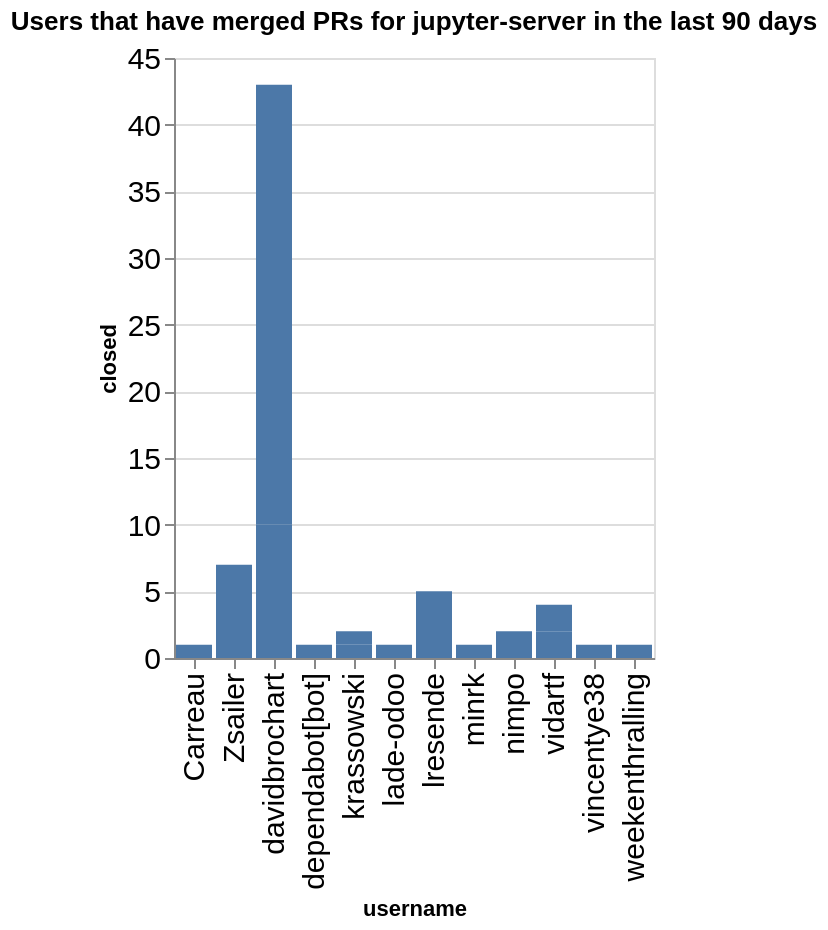

The cell this chart's notebook holds for it:
### Code cell
charts = []
title = f"Users that have merged PRs for {github_org} in the last {n_days} days"
ch = alt.Chart(data=closed_by_repo.replace(np.nan, 0), title=title).mark_bar().encode(
    x='username',
    y='closed',
)
ch

### Figure 1 — Vega-Lite specification as saved in the notebook (floating-point values rounded to 4 significant figures)
{"config": {"axisLeft": {"labelFontSize": 15}, "axisBottom": {"labelFontSize": 15}}, "data": {"name": "data-ea06715c8fa5b335a0fca11c1744b944"}, "mark": {"type": "bar"}, "encoding": {"x": {"field": "username", "type": "nominal"}, "y": {"field": "closed", "type": "quantitative"}}, "title": "Users that have merged PRs for jupyter-server in the last 90 days", "$schema": "https://vega.github.io/schema/vega-lite/v5.20.1.json", "datasets": {"data-ea06715c8fa5b335a0fca11c1744b944": [{"name": "enterprise_gateway", "username": "lresende", "closed": 5}, {"name": "enterprise_gateway", "username": "weekenthralling", "closed": 1}, {"name": "fps", "username": "davidbrochart", "closed": 3}, {"name": "jupyter-resource-usage", "username": "krassowski", "closed": 1}, {"name": "jupyter-resource-usage", "username": "nimpo", "closed": 2}, {"name": "jupyter_server", "username": "Zsailer", "closed": 6}, {"name": "jupyter_server", "username": "dependabot[bot]", "closed": 1}, {"name": "jupyter_server", "username": "lade-odoo", "closed": 1}, {"name": "jupyter_server", "username": "minrk", "closed": 1}, {"name": "jupyter_server", "username": "vidartf", "closed": 2}, {"name": "jupyter_server", "username": "vincentye38", "closed": 1}, {"name": "jupyter_server_terminals", "username": "Zsailer", "closed": 1}, {"name": "jupyter_ydoc", "username": "davidbrochart", "closed": 7}, {"name": "jupyter_ydoc", "username": "krassowski", "closed": 1}, {"name": "jupyverse", "username": "davidbrochart", "closed": 33}, {"name": "pytest-jupyter", "username": "Carreau", "closed": 1}, {"name": "team-compass", "username": "vidartf", "closed": 2}]}}
